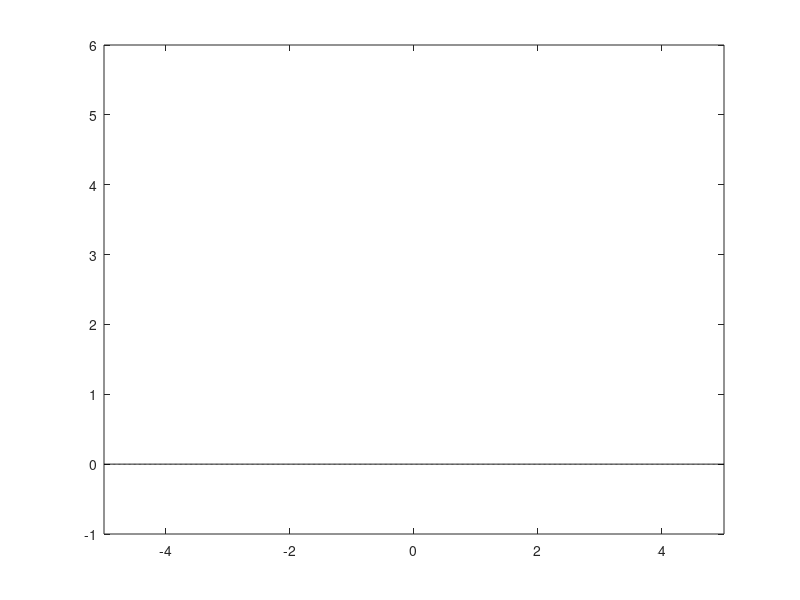

Reproduce this figure in MATLAB.
function draw_ground_constraint()
% Define axis window
xmin = -5;
xmax = 5;
ymin = -1;
ymax = 6;

% Draw contact surfaces
x_a = linspace(xmin, xmax,500);
y_a = linspace(ymin, ymax,500);
[X,Y] = meshgrid(x_a,y_a);
a1 = Y;
% coeff = calc_constraint_coeff();
% a1 = coeff(1)*X+coeff(2)*Y - ones(size(Y))*coeff(3);
% Only want 1 contact mode for now
contour(X,Y,a1,[0,0], 'k'); hold on;
end